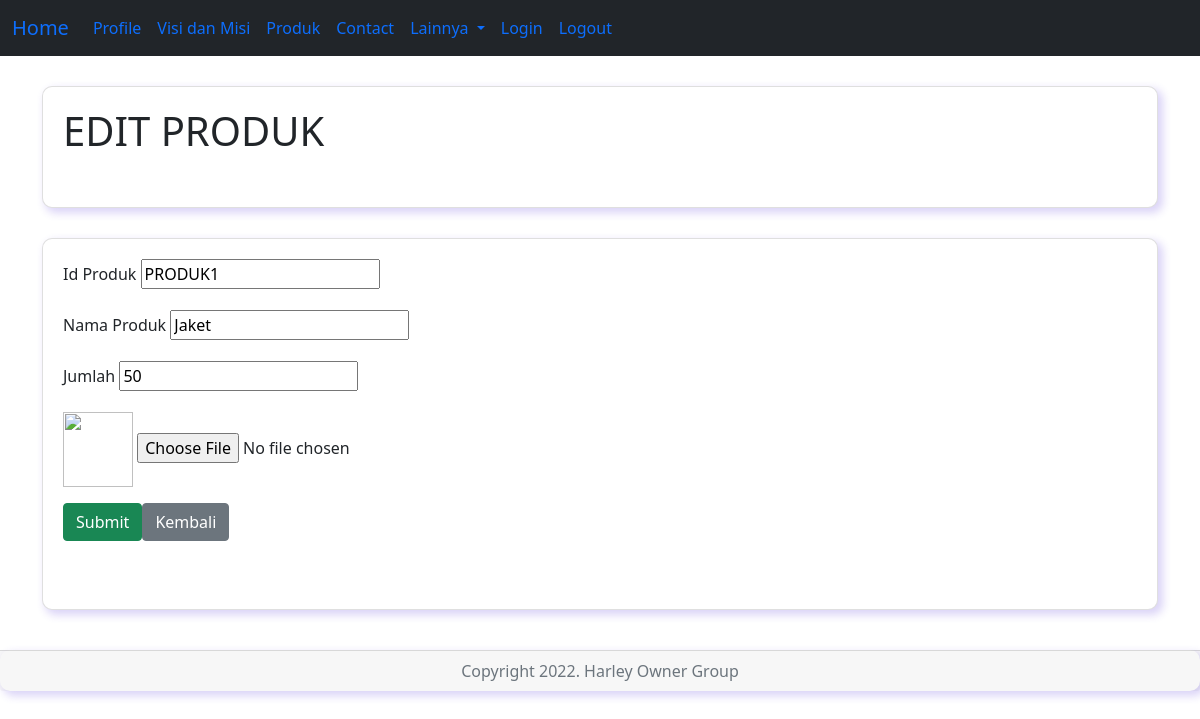
The page /produk-edit.php?id=PRODUK1 on the database its author committed.
### tables this page shows
CREATE TABLE `produk` (
  `idproduk` varchar(10) NOT NULL,
  `namaproduk` varchar(50) NOT NULL,
  `jumlah` varchar(10) NOT NULL,
  `fotoproduk` varchar(100) NOT NULL
);

### produk-edit.php (the view, shortened to what this page needs)
<?php
include "koneksi.php";
extract($_GET);
$data = mysqli_query($db, "SELECT * FROM produk where idproduk ='$id'");
$row = mysqli_fetch_array($data);
?>
<!DOCTYPE html>
<html lang="en">
<head>
    <link rel="stylesheet" href="css/bootstrap.min.css">
    <link rel="stylesheet" href="style.css">
</head>
<body>
    <nav class="navbar navbar-expand-lg bg-dark">
        <div class="container-fluid">
            <a class="navbar-brand" href="home.php">Home</a>
            <div class="collapse navbar-collapse" id="navbarNavDropdown">
                <ul class="navbar-nav">
                    <li class="nav-item">
                        <a class="nav-link active" aria-current="page" href="profile.php">Profile</a>
                    </li>
                    <li class="nav-item">
                        <a class="nav-link" href="visi-misi.php">Visi dan Misi</a>
                    </li>
                    <li class="nav-item">
                        <a class="nav-link" href="produk.php">Produk</a>
                    </li>
                    <li class="nav-item">
                        <a class="nav-link" href="contact.php">Contact</a>
                    </li>
                    <li class="nav-item dropdown">
                        <a class="nav-link dropdown-toggle" href="lainnya" role="button" data-bs-toggle="dropdown" aria-expanded="false">
                            Lainnya
                        </a>
                    </li>
                    <li class="nav-item">
                        <a class="nav-link" href="index.php">Login</a>
                    </li>
                    <li class="nav-item">
                        <a class="nav-link" href="index.php">Logout</a>
                    </li>
                </ul>
            </div>
        </div>
    </nav>
    <div class="jumbotron jumbotron-fluid">
        <div class="container">
            <div class="card">
                <h1>EDIT PRODUK</h1><br>
            </div>
            <div class="card">
                <form method="post" action="produk-update.php">
                    <div class="mb-3">
                        <label for="idproduk" class="form-label">Id Produk</label>
                        <input type="text" name="idproduk" id="idproduk" readonly required value="<?php echo $row['idproduk']; ?>">
                    </div>
                    <div class="mb-3">
                        <label for="namaproduk" class="form-label">Nama Produk</label>
                        <input type="text" name="namaproduk" id="namaproduk" value="<?php echo $row['namaproduk']; ?>">
                    </div>
                    <div class="mb-3">
                        <label for="jumlah" class="form-label">Jumlah</label>
                        <input type="text" name="jumlah" id="jumlah" value="<?php echo $row['jumlah']; ?>">
                    </div>
                    <div class="mb-3">
                        <img src="../image/<?= $foto; ?>" alt="" width="70px" height="75px">
                        <input type="file" name="fotoproduk">
                    </div>
                    <button type="submit" class="btn btn-success">Submit <a href="produk.php"><button type="button" class="btn btn-secondary">Kembali</button></a></button>
                </form>
                <br><br>
            </div>
        </div>
    </div>
    <div class="footer text-center">
        <div class="card-footer text-muted">
            Copyright 2022. Harley Owner Group
        </div>
    </div>
</body>
</html>

### style.css (style rules this page uses)
.card { box-shadow: 4px 4px 8px 1px rgba(76, 38, 214, 0.2); border-radius: 10px; padding: 20px; margin-top: 30px; }
.footer { box-shadow: 4px 4px 8px 1px rgba(76, 38, 214, 0.2); border-radius: 10px; padding: 0; margin: 0; margin-top: 40px; }

### rows shown on the page
produk: idproduk "PRODUK1", namaproduk "Jaket", jumlah "50"
